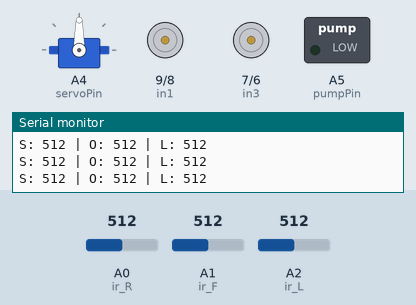
Simulated run of this sketch. Board: Arduino Uno, built with avr-gcc and run on an emulated ATmega328P. Parts: servo, motor-driver pin pairs drawn as motors (green arrow = first pin HIGH = forward, orange = second pin HIGH = backward, longer = more drive, scaled by the enable pin), switched loads named in the sketch (green lamp = pin HIGH), the last lines printed to the serial monitor. The test bench sets the inputs (shaded band); at power-on: A1 (ir_F) = 512, A0 (ir_R) = 512, A2 (ir_L) = 512.

Above: at 2.2 s.
2.3 s: A1 (ir_F) set to 491
At 3.5 s:
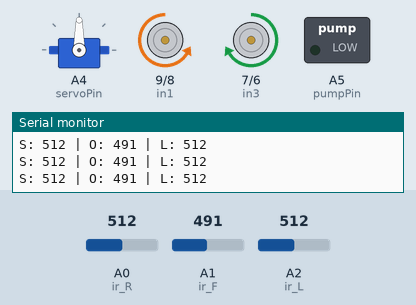
3.8 s: A0 (ir_R) set to 424
5.3 s: A0 (ir_R) set to 399
At 6.5 s:
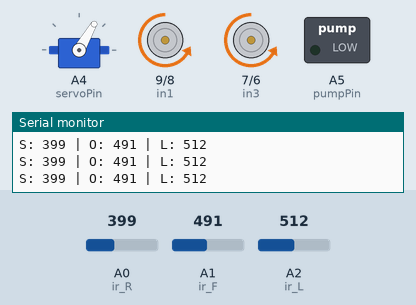
6.8 s: A2 (ir_L) set to 407
8.3 s: A2 (ir_L) set to 385
At 8.8 s:
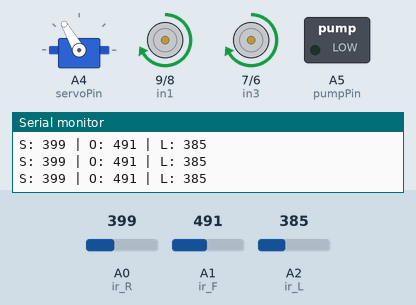
9.8 s: A1 (ir_F) set to 30
At 10.76 s:
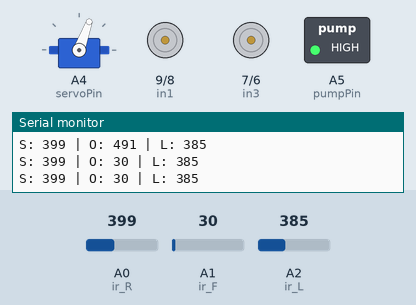
Timing chart, 0 to 13.8 s (numbered marks = the images above; inputs shaded):
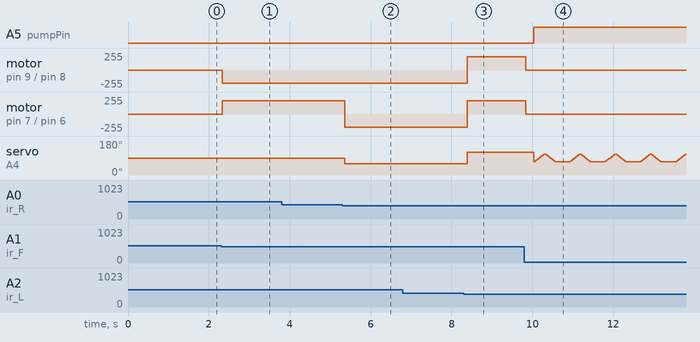

The sketch:

sketch_grup_9_alev_sonduren_robot.ino
```cpp
#include <Servo.h>

// ==========================================
// MOTOR SÜRÜCÜ PİNLERİ (L298N)
// ==========================================
#define enA 11
#define in1 9
#define in2 8
#define in3 7
#define in4 6
#define enB 5

#define ir_R A0
#define ir_F A1
#define ir_L A2

#define servoPin A4
#define pumpPin A5

Servo myServo;

// HIZ AYARLARI
int Speed = 200;      // Hedefe kilitlendikten sonra üstüne atılma hızı

int s_right, s_front, s_left;

// ==========================================
// EŞİK VE TOLERANS DEĞERLERİ
// ==========================================
const int FIRE_DISTANCE_THRESHOLD = 40;  // 20'nin altına inince DUR ve SIK
const int FIRE_DETECT_THRESHOLD = 500;   // Ateşi görme sınırı
const int TOLERANCE = 75; // Motor titremesini önleyen tolerans payı (Gerekirse artır)

void setup() {
  Serial.begin(9600);

  pinMode(ir_R, INPUT);
  pinMode(ir_F, INPUT);
  pinMode(ir_L, INPUT);

  pinMode(enA, OUTPUT);
  pinMode(in1, OUTPUT);
  pinMode(in2, OUTPUT);
  pinMode(in3, OUTPUT);
  pinMode(in4, OUTPUT);
  pinMode(enB, OUTPUT);
  pinMode(pumpPin, OUTPUT);

  myServo.attach(servoPin);

  Serial.println("Avci Modu (Kiyaslama Mantigi) Hazir...");
  myServo.write(90);
  digitalWrite(pumpPin, LOW);
  Stop();
  delay(1000);
}

void loop() {
  s_right = analogRead(ir_R);
  s_front = analogRead(ir_F);
  s_left = analogRead(ir_L);

  // =====================================================================
  // SERİ MONİTÖR EKRANINA YAZDIRMA KISMI
  // =====================================================================
  Serial.print("S: "); Serial.print(s_right);
  Serial.print(" | O: "); Serial.print(s_front);
  Serial.print(" | L: "); Serial.println(s_left);

  // =====================================================================
  // DURUM 1: HEDEF TAM MERKEZDE VE DİBİMİZDE (20'DEN KÜÇÜK)
  // =====================================================================
  if (s_front < FIRE_DISTANCE_THRESHOLD) {
    Stop();
    delay(200);
    digitalWrite(pumpPin, HIGH);
    sweepServo(70, 110);
    delay(100);
    }

  // =====================================================================
  // DURUM 2: KALİBRASYON (ORTALAMA) VE YAKLAŞMA
  // (Herhangi bir sensör ateşi gördüyse)
  // =====================================================================
  else if (s_front < FIRE_DETECT_THRESHOLD || s_right < FIRE_DETECT_THRESHOLD || s_left < FIRE_DETECT_THRESHOLD) {
    digitalWrite(pumpPin, LOW);

    // DOĞRUDAN KIYASLAMA MANTIĞI:
    // Eğer ön sensör, sağ ve sol sensörden tolerans payı kadar daha iyi veya eşitse:
    if (s_front <= (s_right + TOLERANCE) && s_front <= (s_left + TOLERANCE)) {
      myServo.write(90);
      forword();
      delay(100);
    }
    // Eğer SAĞ sensör en düşük sayıya (en güçlü ateşe) sahipse
    else if (s_right < s_left && s_right < s_front) {
      myServo.write(60);
      turnRight();
      delay(100);
    }
    // Eğer SOL sensör en düşük sayıya (en güçlü ateşe) sahipse
    else if (s_left < s_right && s_left < s_front) {
      myServo.write(120);
      turnLeft();
      delay(100);
    }
  }

  // =====================================================================
  // DURUM 3: ATEŞ YOK
  // =====================================================================
  else {
    digitalWrite(pumpPin, LOW);
    Stop();
    myServo.write(90);
    delay(100);
  }

  delay(20);
}

void sweepServo(int startAngle, int endAngle) {
  for (int i = startAngle; i <= endAngle; i += 4) {
    myServo.write(i);
    delay(25);
  }
  for (int i = endAngle; i >= startAngle; i -= 4) {
    myServo.write(i);
    delay(25);
  }
}

// =======================================================
// HAREKET FONKSİYONLARI
// =======================================================

void forword() {
  analogWrite(enA, Speed); analogWrite(enB, Speed);
  digitalWrite(in1, LOW); digitalWrite(in2, HIGH);  // Sağ İleri
  digitalWrite(in3, HIGH);  digitalWrite(in4, LOW); // Sol İleri
}

void turnRight() {
  analogWrite(enA, Speed); analogWrite(enB, Speed);
  digitalWrite(in1, LOW); digitalWrite(in2, HIGH);
  digitalWrite(in3, LOW); digitalWrite(in4, HIGH);
}

void turnLeft() {
  analogWrite(enA, Speed); analogWrite(enB, Speed);
  digitalWrite(in1, HIGH);  digitalWrite(in2, LOW);
  digitalWrite(in3, HIGH);  digitalWrite(in4, LOW);
}

void Stop() {
  analogWrite(enA, 0); analogWrite(enB, 0);
  digitalWrite(in1, LOW); digitalWrite(in2, LOW);
  digitalWrite(in3, LOW); digitalWrite(in4, LOW);
}
```

Measured:
- the behaviour switches between 500 and 499 on A1 (ir_F) (found by bisection; images 0 and 1)
- the behaviour switches between 416 and 415 on A0 (ir_R) (found by bisection; images 1 and 2)
- the behaviour switches between 399 and 398 on A2 (ir_L) (found by bisection; images 2 and 3)
- after the input at 2.3 s, motor on pin 9 (in1) / pin 8 (in2): stopped → backward 200/255 at once; motor on pin 7 (in3) / pin 6 (in4): stopped → forward 200/255 at once
- after the input at 5.3 s, motor on pin 7 (in3) / pin 6 (in4): forward 200/255 → backward 200/255 after 0.06 s; servo on A4 (servoPin): 90° → 60° after 0.06 s
- after the input at 8.3 s, motor on pin 9 (in1) / pin 8 (in2), motor on pin 7 (in3) / pin 6 (in4): backward 200/255 → forward 200/255 after 0.08 s; servo on A4 (servoPin): 60° → 120° after 0.08 s
- after the input at 9.8 s, A5 (pumpPin): LOW → HIGH after 0.24 s; motor on pin 9 (in1) / pin 8 (in2): forward 200/255 → stopped at once
